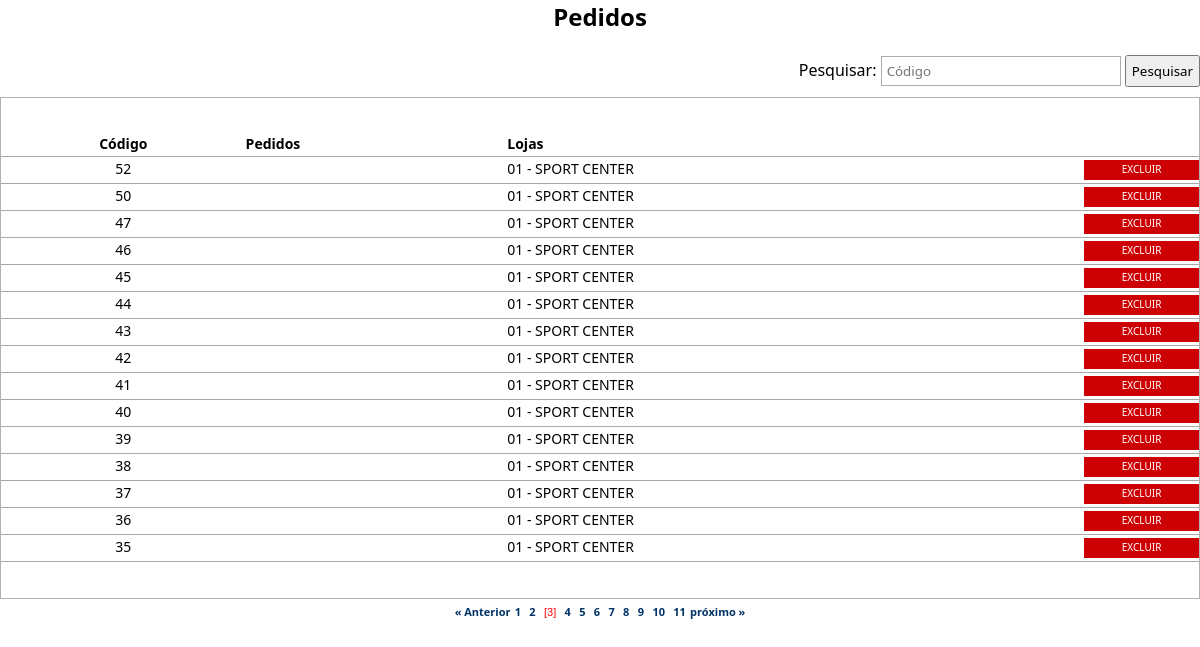
/visualiza_pedido.php?pg=2, run on an earlier commit of the app's database.
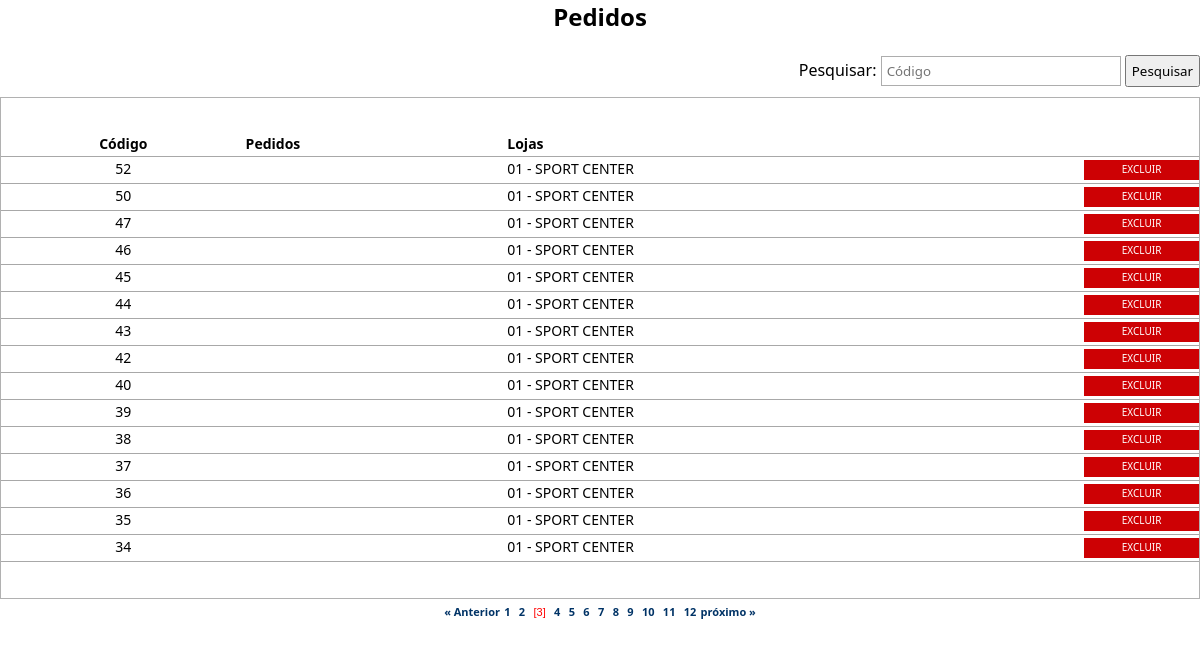
And on a later commit of the database.
### tables this page shows
CREATE TABLE `pedidos` (
  `id_pedidos` int(11) NOT NULL AUTO_INCREMENT,
  `num_pedido` varchar(10) DEFAULT NULL,
  `nome_loja` varchar(100) DEFAULT NULL,
  `nome_fornecedor` varchar(100) DEFAULT NULL,
  `valor_pedido` float DEFAULT NULL,
  `qtd_pedido` varchar(10) NOT NULL,
  `data_entrega` date DEFAULT NULL,
  `cod_pag_pedido` varchar(15) DEFAULT NULL,
  `cod_cond_pag` varchar(5) NOT NULL,
  `prazo` varchar(2) NOT NULL,
  `valor_dividido` float NOT NULL,
  `descricao` varchar(50) NOT NULL,
  PRIMARY KEY (`id_pedidos`)
);

### processos/database.php (called while the page is built, shortened)
<?php
function DBRead ($table, $params = null, $fields = '*') {
	$params = ($params) ? " {$params}" : null;
		$query = "SELECT {$fields} FROM {$table}{$params}";
		$result = DBExecute($query);
		if (!mysqli_num_rows($result))
			return false;
		else {
			while ($res = mysqli_fetch_assoc($result)) {
				$data[] = $res;
			}
			return $data;
		}
}
function DBExecute($query){
	$link = DBConnect();
	$result = @mysqli_query($link, $query) or die (mysqli_error($link));
	return $result;
}
?>

### visualiza_pedido.php (the view, shortened to what this page needs)
<!doctype html>
<html>
<head>
<link href="css/style.css" rel="stylesheet" type="text/css">
<link href="css/style.css" rel="stylesheet" type="text/css">
<link rel="stylesheet" href="css/menu.css">
</head>
<body>
<center><h2> Pedidos </h2></center>
<br />
<table width="100%" border="0" cellpadding="0" cellspacing="0" style="margin-bottom: 10px;">
	<tr>
		<td align="right">
        <?php
		require 'processos/database.php';
		?>
          <form  action="<?php echo htmlspecialchars($_SERVER["PHP_SELF"]);?>" method="post">
			Pesquisar: <input type="text" name="pesquisar" placeholder="Código" class="cod" style="margin-right:0;">
			<input type="submit" value="Pesquisar" style="height: 32px; padding: 0 5px 0 5px;">
		  </form>
		</td>
	</tr>
 </table>
 <?php
 	if (empty($_POST['pesquisar'])) {
 ?>
<table width="100%" border="0" cellpadding="0" cellspacing="0" class="table">
	<tr class="linha">
		<td class="linha" width="20%" align="center"><b>Código</b></td>
		<td class="linha"><b>Pedidos</b></td>
        <td class="linha"><b>Lojas</b></td>
        <td width="10%" align="center" class="linha"></td>
	</tr>
<?php
  $numreg = 15;
  $inicial = $_GET['pg'] * $numreg;
	$pedidos = DBRead ("pedidos", "ORDER BY num_pedido DESC LIMIT $inicial, $numreg", "id_pedidos, num_pedido, nome_loja, descricao");
  $sql = DBRead ("pedidos");
  $quant = count($sql);
		foreach ($pedidos as $pd){
		?>
	<tr onmouseover="ChangeColor(this, true);" onmouseout="ChangeColor(this, false);" onclick="DoNav('altera_pedido.php?id=<?php echo $pd['id_pedidos'];?>');">
		<td class="linha" align="center" valign="middle"><?php echo $pd['num_pedido'];?></td>
		<td class="linha espaco" valign="middle"><?php echo $pd['descricao']; ?></td>
        <td class="linha espaco"><?php echo $pd['nome_loja']; ?></td>
	    <td class="linha espaco" valign="middle">
        	<span class="excluir">
            	<a href="javascript:aviso('<?=$pd['num_pedido'];?>');">Excluir</a>
        	</span>
    	</td>
  </tr>
<?php
	}
?>
</table>
<center>
<?php
  require "paginacao.php";
	}
?>
</center>
</body>
</html>

### paginacao.php (shortened to what this page needs)
<?php
$quant_pg = ceil($quant/$numreg);
$quant_pg++;
if ( @$_GET['pg'] > 0) {
echo "<a href=".$_SERVER['PHP_SELF']."?pg=".(@$_GET['pg']-1)." class=pg ><b>&laquo; Anterior</b></a>";
} else {
echo "<font color=#CCCCCC>&laquo; anterior </font>";
}
for($i_pg=1; $i_pg<$quant_pg;$i_pg++) {
if (@$_GET['pg'] == ($i_pg-1)) {
echo "&nbsp;<span class=pgoff>[$i_pg]</span>&nbsp;";
} else {
$i_pg2 = $i_pg-1;
echo "&nbsp;<a href=".$_SERVER['PHP_SELF']."?pg=$i_pg2 class=pg><b>$i_pg</b></a>&nbsp;";
}
}
if ((@$_GET['pg']+2) < $quant_pg) {
echo "<a href=".$_SERVER['PHP_SELF']."?pg=".(@$_GET['pg']+1)." class=pg ><b>próximo &raquo;</b></a>";
} else {
echo "<font color=#CCCCCC>  próximo &raquo;</font>";
}
?>

What changed in the data, as far as the page shows it:
removed pedidos: num_pedido "41", nome_loja "01 - SPORT CENTER"
now on this page (row unchanged): pedidos: num_pedido "34", nome_loja "01 - SPORT CENTER"
Also different on the page:
new list line: "12"
